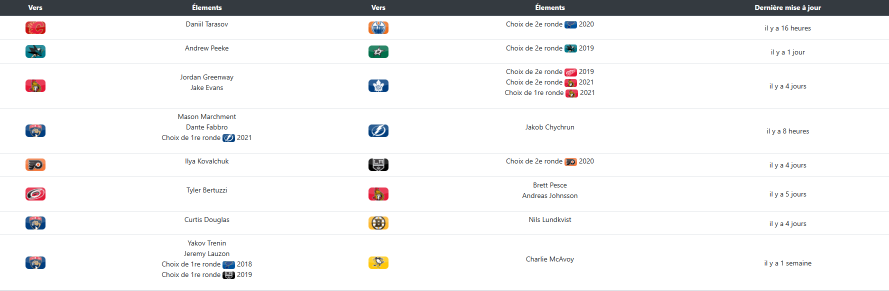
#> input picture tests/captures/transactions-shm.png, 1778 x 581 px (shown at 1/2 size)
$ python capture_reader.py ../tests/captures/transactions-shm.png
#> lines starting #> are read from the running program, lines starting #| are printed output that depends on the picture; after the words box and inside, x2 and y2 are one past the last pixel; in counts of white or black regions, pixels touching at a corner belong together
"""Lit une capture d'écran des transactions SHM : le texte et les logos d'équipes.

Ce module tourne dans un processus séparé (`python -m draft_bot.capture_reader image.png`) :
la lecture du texte demande quelques centaines de Mo de mémoire pendant deux secondes,
et cette mémoire est rendue dès la fin. Une erreur ici ne peut pas arrêter le bot.

Tout est gratuit et local : RapidOCR lit le texte, et les logos sont reconnus en les
comparant aux logos SHM rangés dans le dossier `logos`. Aucune image ne quitte l'ordinateur.

Le résultat est imprimé en JSON : les lignes de texte et les logos trouvés, avec leur position.
`capture.parse_table` en tire ensuite les transactions.
"""

import json
import sys
from pathlib import Path

import numpy as np
from PIL import Image, ImageFilter

LOGO_DIR = Path(__file__).parent / "logos"

# Taille commune à laquelle chaque logo est réduit avant la comparaison (largeur, hauteur).
# Petite et un peu floue : une capture plus grande, plus petite ou compressée donne la même empreinte.
DESCRIPTOR_SIZE = (16, 10)
# Les bords arrondis changent avec le zoom : on compare l'intérieur du logo.
DESCRIPTOR_INSET = 0.08
# Un pixel est « du contenu » quand sa couleur s'éloigne autant du fond.
CONTENT_DISTANCE = 40
# Un logo SHM est un rectangle arrondi presque plein ; une lettre ou un mot l'est beaucoup moins.
MIN_LOGO_FILL = 0.75
# Une capture plus grande ne sert à rien et coûterait de la mémoire.
MAX_PIXELS = 25_000_000


def load_image(path: str) -> Image.Image:
#> called with path = '../tests/captures/transactions-shm.png'
    Image.MAX_IMAGE_PIXELS = MAX_PIXELS
    image = Image.open(path)
#> image is the input picture: PIL image 1778x581 RGBA; mean R, G, B, A 239.7, 239.6, 240.1, 255
    image.load()
    if image.mode in ("RGBA", "LA", "P"):
        # Une partie transparente devient blanche, comme sur la page SHM.
        image = image.convert("RGBA")
        background = Image.new("RGBA", image.size, (255, 255, 255, 255))
#> background: PIL image 1778x581 RGBA; every value is 255
        image = Image.alpha_composite(background, image)
    return image.convert("RGB")


def descriptor(image: Image.Image, box: tuple[int, int, int, int]) -> bytes:
    """L'empreinte d'un logo : l'intérieur du logo réduit à 16 × 10 pixels, puis adouci."""
    x0, y0, x1, y1 = box
    dx, dy = (x1 - x0 + 1) * DESCRIPTOR_INSET, (y1 - y0 + 1) * DESCRIPTOR_INSET
    small = image.crop((x0 + dx, y0 + dy, x1 + 1 - dx, y1 + 1 - dy)).resize(DESCRIPTOR_SIZE, Image.BOX)
    return small.filter(ImageFilter.GaussianBlur(1)).tobytes()


def reference_logos() -> dict[str, bytes]:
    refs = {}
    for path in sorted(LOGO_DIR.glob("*.png")):
        image = load_image(str(path))
        refs[path.stem] = descriptor(image, (0, 0, image.width - 1, image.height - 1))
    return refs


def background_color(pixels: np.ndarray) -> np.ndarray:
    """La couleur la plus fréquente : le fond du tableau (blanc, ou foncé en mode sombre)."""
    flat = pixels.reshape(-1, 3)[::7]
    colors, counts = np.unique(flat, axis=0, return_counts=True)
    return colors[counts.argmax()].astype(int)


def find_logos(image: Image.Image) -> list[tuple[int, int, int, int]]:
    import cv2

    pixels = np.asarray(image)
    background = background_color(pixels)
#> background = [255, 255, 255]
    mask = (np.abs(pixels.astype(int) - background).sum(axis=2) > CONTENT_DISTANCE).astype(np.uint8)
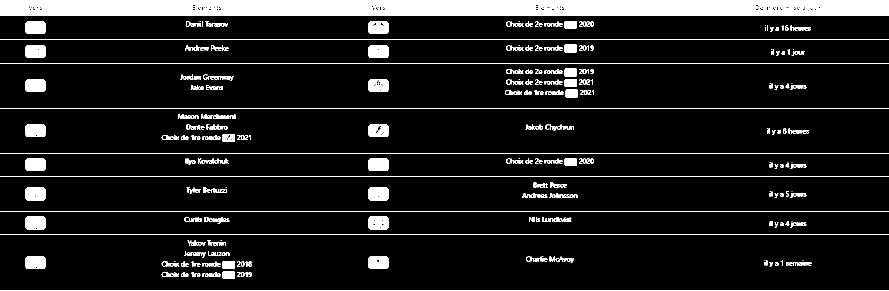
#> mask: shape (581, 1778) (shown at 1/2 size); values 0 (black) and 1 (white), 10% white; 367 white regions (51 under 20 px), largest, box (x1, y1, x2, y2) and area: (0, 0, 1778, 32) 55856, (0, 79, 1778, 80) 1778, (0, 126, 1778, 127) 1778
    count, _, stats, _ = cv2.connectedComponentsWithStats(mask, connectivity=8)
#> count = 368
    boxes = []
    for x, y, w, h, area in stats[1:count]:
        if w < 12 or h < 8 or not 1.2 <= w / h <= 2.3:
            continue
        if area / (w * h) < MIN_LOGO_FILL:
            continue
        boxes.append((int(x), int(y), int(x + w - 1), int(y + h - 1)))
    return boxes


def distance(a: bytes, b: bytes) -> float:
    return float(np.abs(np.frombuffer(a, np.uint8).astype(int) - np.frombuffer(b, np.uint8).astype(int)).mean())


def read_text(image: Image.Image) -> list[dict]:
    from rapidocr import RapidOCR

    engine = RapidOCR(params={"Global.log_level": "error"})
    result = engine(np.asarray(image))
    lines = []
    if result.boxes is None:
        return lines
    for box, text, score in zip(result.boxes, result.txts, result.scores):
        xs = [float(p[0]) for p in box]
        ys = [float(p[1]) for p in box]
        lines.append({"text": str(text), "box": [min(xs), min(ys), max(xs), max(ys)], "score": float(score)})
    return lines


def read_capture(path: str) -> dict:
    image = load_image(path)
    refs = reference_logos()
    logos = []
    for box in find_logos(image):
        desc = descriptor(image, box)
        scores = sorted((distance(desc, ref), key) for key, ref in refs.items())
        logos.append({
            "box": list(box),
            "descriptor": desc.hex(),
            "team": scores[0][1] if scores else None,
            "distance": scores[0][0] if scores else None,
            "second": scores[1][0] if len(scores) > 1 else None,
        })
#> this loop made 25 passes
#> (x0 in descriptor, y0 in descriptor, x1 in descriptor, y1 in descriptor, dx in descriptor, dy in descriptor) on passes 1 to 12: (51, 43, 90, 67, 3.2, 2), (737, 43, 776, 67, 3.2, 2), (1129, 42, 1153, 56, 2, 1.2), (1129, 89, 1153, 104, 2, 1.28), (51, 90, 90, 115, 3.2, 2.08), (737, 91, 776, 115, 3.2, 2), (1129, 137, 1153, 152, 2, 1.28), (51, 159, 90, 183, 3.2, 2), (737, 159, 776, 183, 3.2, 2), (1129, 158, 1153, 173, 2, 1.28), (1131, 179, 1155, 194, 2, 1.28), (51, 249, 90, 273, 3.2, 2)
#> after the loop, logos = 25 items
    return {"lines": read_text(image), "logos": logos}


def check() -> None:
    """Vérifie que tout est installé, sans lire de capture."""
    import cv2  # noqa: F401
    from rapidocr import RapidOCR  # noqa: F401

    assert len(reference_logos()) >= 30


def main(argv: list[str]) -> int:
    if len(argv) != 2:
        print("usage : python -m draft_bot.capture_reader image.png | --check", file=sys.stderr)
        return 2
    if argv[1] == "--check":
        check()
        print(json.dumps({"ok": True}))
        return 0
    print(json.dumps(read_capture(argv[1])))
#> (the call stopped at in read_text, `engine = RapidOCR(params={"Global.log_level": "error"})`: rapidocr is not available in this run)
    return 0


if __name__ == "__main__":
    sys.exit(main(sys.argv))
#> (the program exits here)
